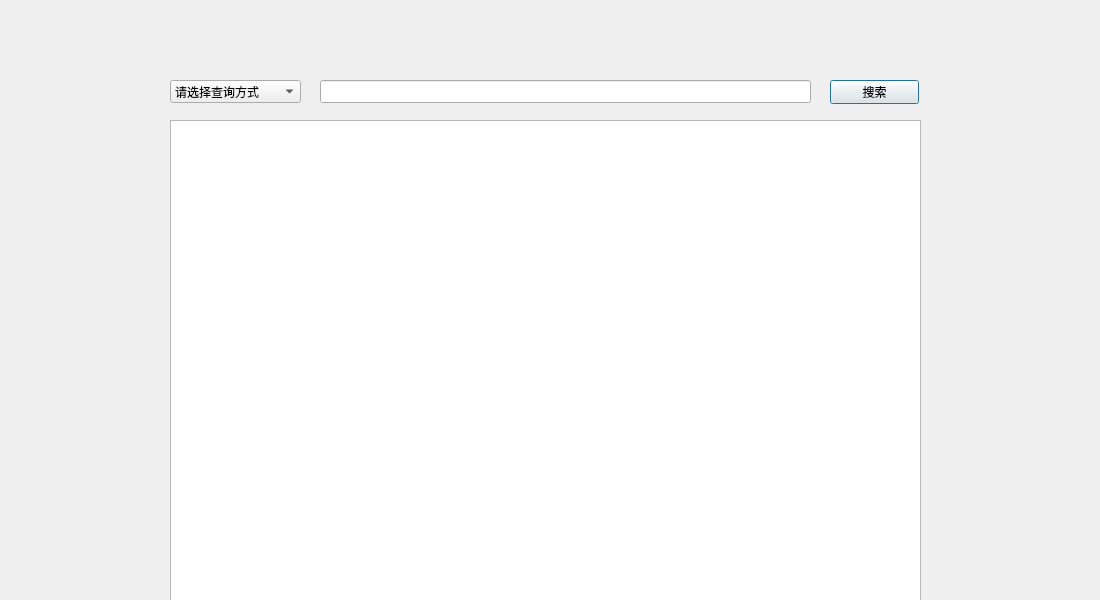
<?xml version="1.0" encoding="UTF-8"?>
<ui version="4.0">
 <class>enquire</class>
 <widget class="QDialog" name="enquire">
  <property name="geometry">
   <rect>
    <x>0</x>
    <y>0</y>
    <width>1100</width>
    <height>600</height>
   </rect>
  </property>
  <property name="windowTitle">
   <string>Dialog</string>
  </property>
  <widget class="QComboBox" name="comboBox">
   <property name="geometry">
    <rect>
     <x>170</x>
     <y>80</y>
     <width>131</width>
     <height>23</height>
    </rect>
   </property>
   <item>
    <property name="text">
     <string>请选择查询方式</string>
    </property>
   </item>
   <item>
    <property name="text">
     <string>按姓名查询</string>
    </property>
   </item>
   <item>
    <property name="text">
     <string>按学号查询</string>
    </property>
   </item>
  </widget>
  <widget class="QLineEdit" name="lineEdit">
   <property name="geometry">
    <rect>
     <x>320</x>
     <y>80</y>
     <width>491</width>
     <height>23</height>
    </rect>
   </property>
  </widget>
  <widget class="QPushButton" name="push">
   <property name="geometry">
    <rect>
     <x>830</x>
     <y>80</y>
     <width>89</width>
     <height>24</height>
    </rect>
   </property>
   <property name="text">
    <string>搜索</string>
   </property>
  </widget>
  <widget class="QTableView" name="tableView">
   <property name="geometry">
    <rect>
     <x>170</x>
     <y>120</y>
     <width>751</width>
     <height>571</height>
    </rect>
   </property>
  </widget>
 </widget>
 <resources/>
 <connections/>
</ui>
